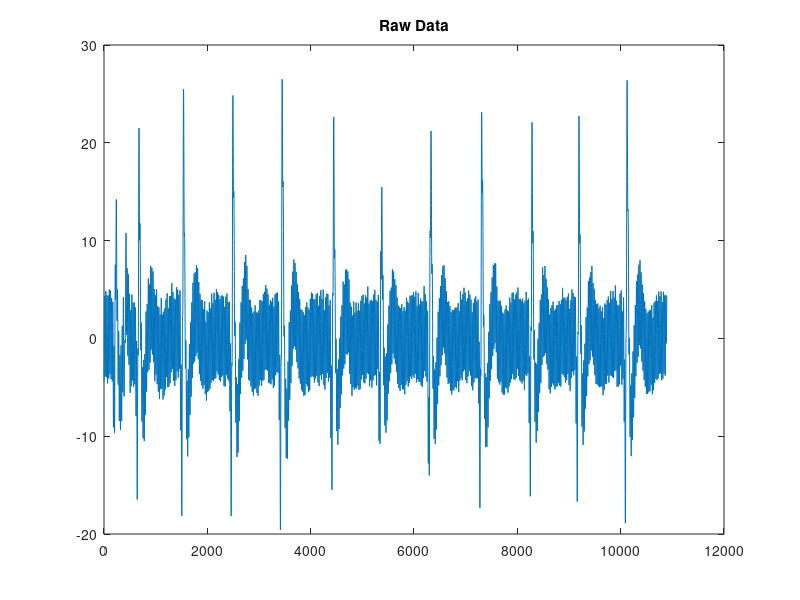
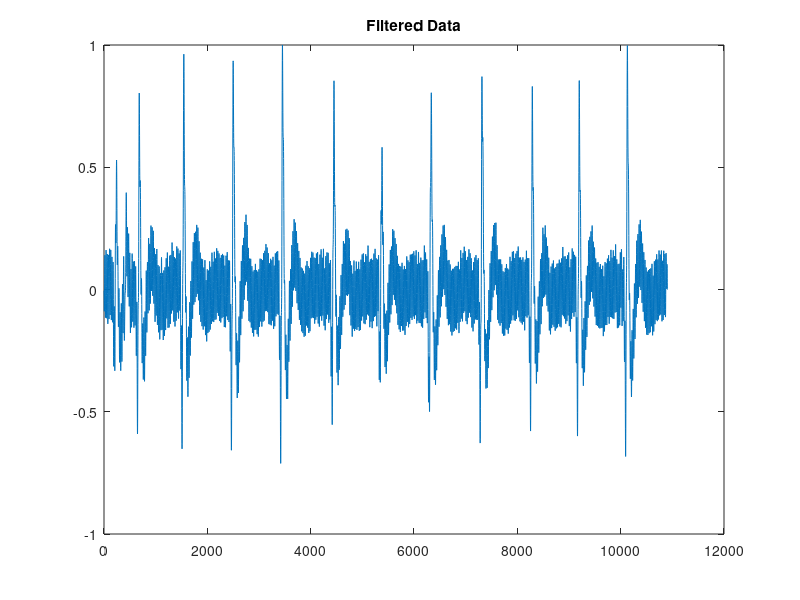

Here is the MATLAB script that generated these plots, in order:
clc;
clear all;
clear;
fps=100;
vec=importdata('2.txt');
[X Y Z]=pca(vec);
sig = Y;
figure(1)
plot(sig)
title('Raw Data');
sig1 = sig - mean (sig ); % cancel DC conponents
sig1 = sig1/ max( abs(sig1 )); % normalize to one
% LPF (1-z^-6)^2/(1-z^-1)^2
b=[1 0 0 0 0 0 -2 0 0 0 0 0 1];
a=[1 -2 1];
h_LP=filter(b,a,[1 zeros(1,12)]); % transfer function of LPF
x2p = conv (sig1 ,h_LP);
%x2 = x2 (6+[1: N]); %cancel delay
x2p = x2p/ max( abs(x2p )); % normalize , for convenience .
figure(2);
plot(x2p);
title('Filtered Data');
